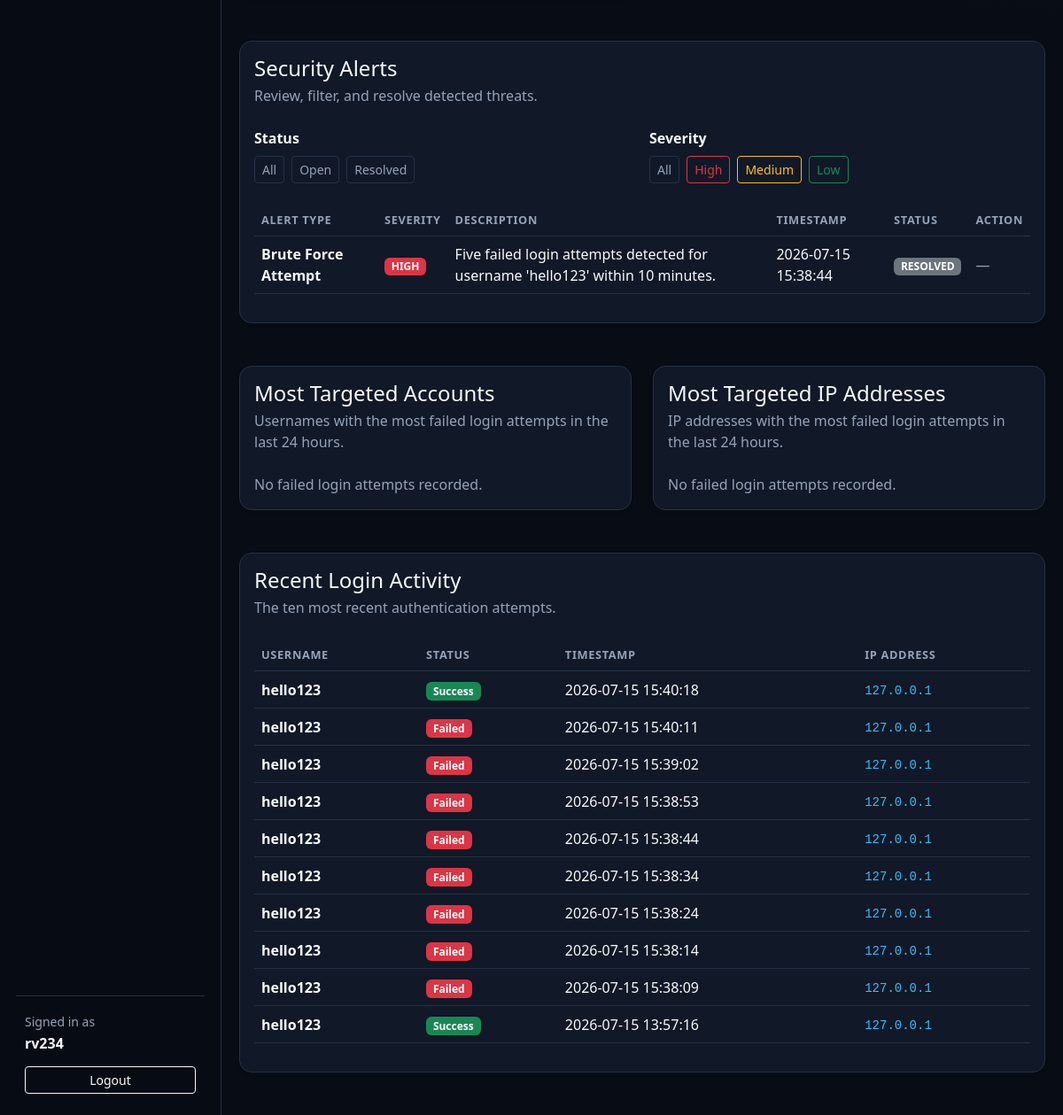
/dashboard (signed in, lower part), run on an earlier commit of the app's database.
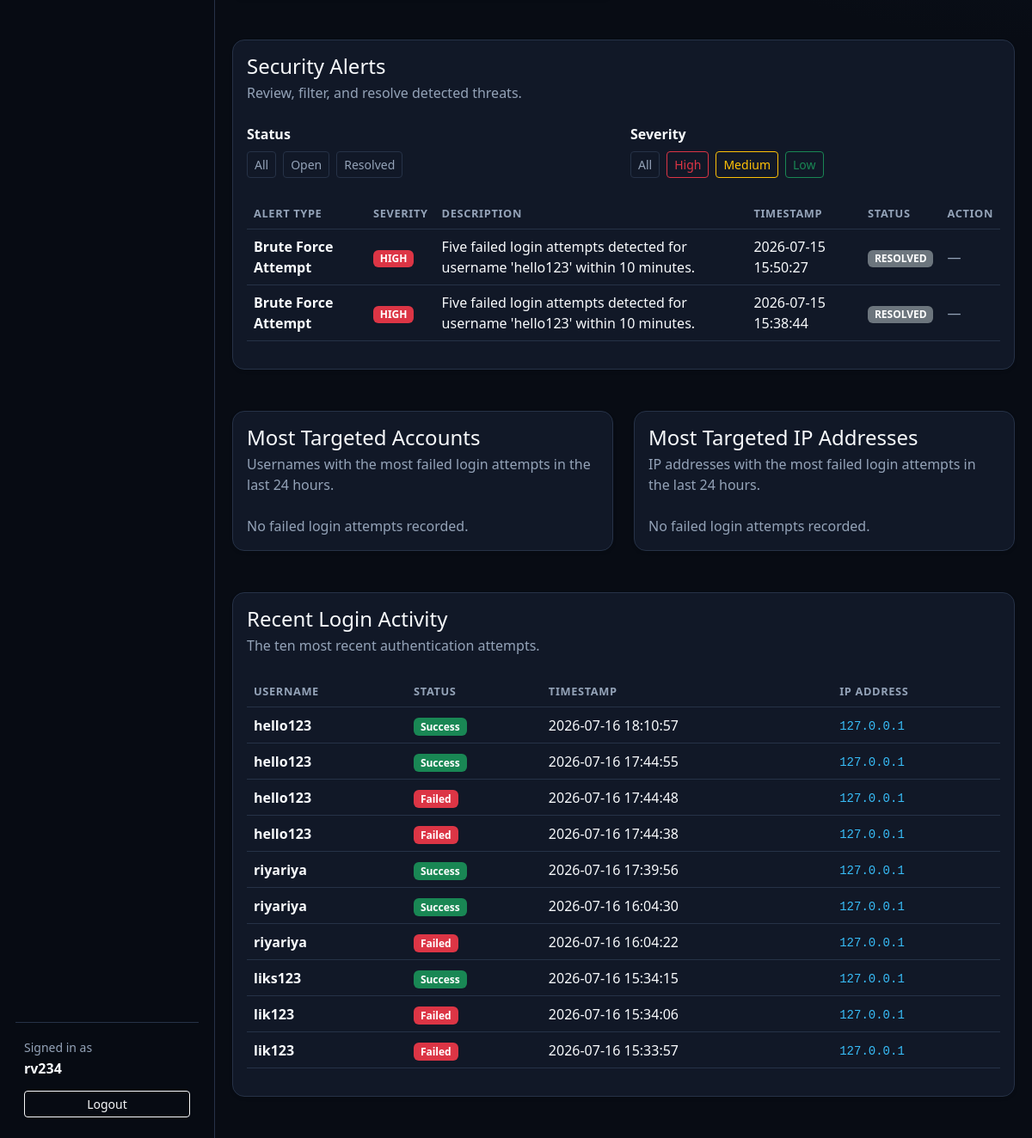
And on a later commit of the database.
### tables this page shows
CREATE TABLE security_alerts (
            id INTEGER PRIMARY KEY AUTOINCREMENT,
            alert_type TEXT NOT NULL,
            severity TEXT NOT NULL,
            description TEXT NOT NULL,
            timestamp DATETIME DEFAULT CURRENT_TIMESTAMP
        , status TEXT NOT NULL DEFAULT 'OPEN');

CREATE TABLE login_attempts (
            id INTEGER PRIMARY KEY AUTOINCREMENT,
            username TEXT NOT NULL,
            success INTEGER NOT NULL,
            timestamp DATETIME DEFAULT CURRENT_TIMESTAMP,
            ip_address TEXT NOT NULL
        );

### app.py (the view)
@app.route("/dashboard")
def dashboard():
    if "user_id" not in session:
        return redirect(url_for("login"))
    status_filter = request.args.get("status")
    severity_filter = request.args.get("severity")
    if status_filter not in ["OPEN", "RESOLVED"]:
        status_filter = None
    if severity_filter not in ["HIGH", "MEDIUM", "LOW"]:
        severity_filter = None
    attempts = get_recent_login_attempts()
    alerts = get_recent_security_alerts(
        status=status_filter,
        severity=severity_filter
    )
    stats = get_dashboard_stats()
    (
        chart_labels,
        successful_chart_data,
        failed_chart_data
    ) = get_login_activity_chart_data()
    threat_level = get_current_threat_level()
    top_usernames = get_top_targeted_usernames()
    top_ip_addresses = get_top_targeted_ip_addresses()
    alert_severity_labels, alert_severity_counts = get_alert_severity_distribution()
    return render_template(
        "dashboard.html",
        username=session["username"],
        attempts=attempts,
        alerts=alerts,
        stats=stats,
        status_filter=status_filter,
        severity_filter=severity_filter,
        chart_labels=chart_labels,
        successful_chart_data=successful_chart_data,
        failed_chart_data=failed_chart_data,
        threat_level=threat_level,
        top_usernames=top_usernames,
        top_ip_addresses=top_ip_addresses,
        alert_severity_labels=alert_severity_labels,
        alert_severity_counts=alert_severity_counts
    )

### templates/dashboard.html (shortened to what this page needs)
<!DOCTYPE html>
<html lang="en">
<head>
    <link
        href="https://cdn.jsdelivr.net/npm/bootstrap@5.3.7/dist/css/bootstrap.min.css"
        rel="stylesheet"
    >
    <link
        rel="stylesheet"
        href="{{ url_for('static', filename='style.css') }}"
    >
</head>
<body>
    <div class="app-layout">
        <aside class="sidebar">
            <div class="sidebar-footer">
                <div class="sidebar-user">
                    <span class="small text-secondary">
                        Signed in as
                    </span>
                    <strong>{{ username }}</strong>
                </div>
                <a
                    class="btn btn-outline-light btn-sm w-100"
                    href="{{ url_for('logout') }}"
                >
                    Logout
                </a>
            </div>
        </aside>
        <main class="main-content">
         <div class="row g-4">
            <div class="col-md-6">
            </div>
            <div class="col-md-6">
            </div>
        </div>
        <section id="security-alerts" class="card shadow-sm border-0 mb-5">
            <div class="card-body">
                <div
                    class="d-flex flex-column flex-lg-row
                           justify-content-between gap-3 mb-4"
                >
                    <div>
                        <h2 class="h4 mb-1">Security Alerts</h2>
                        <p class="text-secondary mb-0">
                            Review, filter, and resolve detected threats.
                        </p>
                    </div>
                </div>
                <div class="row g-3 mb-4">
                    <div class="col-12 col-lg-6">
                        <p class="fw-semibold mb-2">Status</p>
                        <div class="d-flex flex-wrap gap-2">
                            <a
                                class="btn btn-sm btn-outline-secondary"
                                href="{{ url_for(
                                    'dashboard',
                                    severity=severity_filter
                                ) }}"
                            >
                                All
                            </a>
                            <a
                                class="btn btn-sm btn-outline-secondary"
                                href="{{ url_for(
                                    'dashboard',
                                    status='OPEN',
                                    severity=severity_filter
                                ) }}"
                            >
                                Open
                            </a>
                            <a
                                class="btn btn-sm btn-outline-secondary"
                                href="{{ url_for(
                                    'dashboard',
                                    status='RESOLVED',
                                    severity=severity_filter
                                ) }}"
                            >
                                Resolved
                            </a>
                        </div>
                    </div>
                    <div class="col-12 col-lg-6">
                        <p class="fw-semibold mb-2">Severity</p>
                        <div class="d-flex flex-wrap gap-2">
                            <a
                                class="btn btn-sm btn-outline-secondary"
                                href="{{ url_for(
                                    'dashboard',
                                    status=status_filter
                                ) }}"
                            >
                                All
                            </a>
                            <a
                                class="btn btn-sm btn-outline-danger"
                                href="{{ url_for(
                                    'dashboard',
                                    status=status_filter,
                                    severity='HIGH'
                                ) }}"
                            >
                                High
                            </a>
                            <a
                                class="btn btn-sm btn-outline-warning"
                                href="{{ url_for(
                                    'dashboard',
                                    status=status_filter,
                                    severity='MEDIUM'
                                ) }}"
                            >
                                Medium
                            </a>
                            <a
                                class="btn btn-sm btn-outline-success"
                                href="{{ url_for(
                                    'dashboard',
                                    status=status_filter,
                                    severity='LOW'
                                ) }}"
                            >
                                Low
                            </a>
                        </div>
                    </div>
                </div>
                <div class="table-responsive">
                    <table class="table table-hover align-middle">
                        <thead>
                            <tr>
                                <th>Alert Type</th>
                                <th>Severity</th>
                                <th>Description</th>
                                <th>Timestamp</th>
                                <th>Status</th>
                                <th>Action</th>
                            </tr>
                        </thead>
                        <tbody>
                            {% for alert in alerts %}
                            <tr>
                                <td class="fw-semibold">
                                    {{ alert[1] }}
                                </td>
                                <td>
                                    {% if alert[2] == "HIGH" %}
                                        <span class="badge text-bg-danger">
                                            HIGH
                                        </span>
                                    {% elif alert[2] == "MEDIUM" %}
                                        <span class="badge text-bg-warning">
                                            MEDIUM
                                        </span>
                                    {% else %}
                                        <span class="badge text-bg-success">
                                            LOW
                                        </span>
                                    {% endif %}
                                </td>
                                <td>{{ alert[3] }}</td>
                                <td>{{ alert[4] }}</td>
                                <td>
                                    {% if alert[5] == "OPEN" %}
                                        <span class="badge text-bg-primary">
                                            OPEN
                                        </span>
                                    {% else %}
                                        <span class="badge text-bg-secondary">
                                            RESOLVED
                                        </span>
                                    {% endif %}
                                </td>
                                <td>
                                    {% if alert[5] == "OPEN" %}
                                        <form
                                            method="POST"
                                            action="{{ url_for(
                                                'resolve_alert',
                                                alert_id=alert[0]
                                            ) }}"
                                        >
                                            <button
                                                type="submit"
                                                class="btn btn-sm btn-dark"
                                            >
                                                Resolve
                                            </button>
                                        </form>
                                    {% else %}
                                        <span class="text-secondary">—</span>
                                    {% endif %}
                                </td>
                            </tr>
                            {% endfor %}
                        </tbody>
                    </table>
                </div>
            </div>
        </section>
        <div class="row g-4">
            <div class="col-md-6">
                <section id="analytics" class="card shadow-sm border-0 mb-5">
                    <div class="col-12">
                    <div class="card-body">
                        <div class="mb-4">
                            <h2 class="h4 mb-1">Most Targeted Accounts</h2>
                            <p class="text-secondary mb-0">
                                Usernames with the most failed login attempts in the last 24 hours.
                            </p>
                        </div>
                    {% for username in top_usernames %}
                        <div class="d-flex justify-content-between align-items-center py-3 border-bottom">
                            <span class="fw-semibold">
                                {{ username[0] }}
                            </span>
                            <span class="badge text-bg-danger">
                                {{ username[1] }} failed attempts
                            </span>
                        </div>
                    {% else %}
                        <p class="text-secondary mb-0">
                            No failed login attempts recorded.
                        </p>
                    {% endfor %}
                    </div>
                    </div>
                </section>
            </div>
            <div class="col-md-6">
                <section id="analytics" class="card shadow-sm border-0 mb-5">
                    <div class="col-12">
                    <div class = "card-body">
                        <div class="mb-4">
                            <h2 class="h4 mb-1">Most Targeted IP Addresses</h2>
                            <p class="text-secondary mb-0">
                                IP addresses with the most failed login attempts in the last 24 hours.
                            </p>
                        </div>
                    {% for ip_address in top_ip_addresses %}
                        <div class="d-flex justify-content-between align-items-center py-3 border-bottom">
                            <span class="fw-semibold">
                                {{ ip_address[0] }}
                            </span>
                            <span class="badge text-bg-danger">
                                {{ ip_address[1] }} failed attempts
                            </span>
                        </div>
                    {% else %}
                        <p class="text-secondary mb-0">
                            No failed login attempts recorded.
                        </p>
                    {% endfor %}
                    </div>
                    </div>
                </section>
            </div>
        </div>
        <section id = "login-activity" class="card shadow-sm border-0 mb-5">
            <div class="card-body">
                <div class="mb-4">
                    <h2 class="h4 mb-1">Recent Login Activity</h2>
                    <p class="text-secondary mb-0">
                        The ten most recent authentication attempts.
                    </p>
                </div>
                <div class="table-responsive">
                    <table class="table table-hover align-middle">
                        <thead>
                            <tr>
                                <th>Username</th>
                                <th>Status</th>
                                <th>Timestamp</th>
                                <th>IP Address</th>
                            </tr>
                        </thead>
                        <tbody>
                            {% for attempt in attempts %}
                            <tr>
                                <td class="fw-semibold">
                                    {{ attempt[0] }}
                                </td>
                                <td>
                                    {% if attempt[1] == 1 %}
                                        <span class="badge text-bg-success">
                                            Success
                                        </span>
                                    {% else %}
                                        <span class="badge text-bg-danger">
                                            Failed
                                        </span>
                                    {% endif %}
                                </td>
                                <td>{{ attempt[2] }}</td>
                                <td>
                                    <code>{{ attempt[3] }}</code>
                                </td>
                            </tr>
                            {% endfor %}
                        </tbody>
                    </table>
                </div>
            </div>
        </section>
        </main>
    </div>
</body>
</html>

What changed in the data, as far as the page shows it:
no longer on this page (row unchanged): login_attempts: username "hello123", success "Success", timestamp "2026-07-15 15:40:18", ip_address "127.0.0.1"
no longer on this page (row unchanged): login_attempts: username "hello123", success "Failed", timestamp "2026-07-15 15:40:11", ip_address "127.0.0.1"
no longer on this page (row unchanged): login_attempts: username "hello123", success "Failed", timestamp "2026-07-15 15:39:02", ip_address "127.0.0.1"
no longer on this page (row unchanged): login_attempts: username "hello123", success "Failed", timestamp "2026-07-15 15:38:53", ip_address "127.0.0.1"
no longer on this page (row unchanged): login_attempts: username "hello123", success "Failed", timestamp "2026-07-15 15:38:44", ip_address "127.0.0.1"
no longer on this page (row unchanged): login_attempts: username "hello123", success "Failed", timestamp "2026-07-15 15:38:34", ip_address "127.0.0.1"
no longer on this page (row unchanged): login_attempts: username "hello123", success "Failed", timestamp "2026-07-15 15:38:24", ip_address "127.0.0.1"
no longer on this page (row unchanged): login_attempts: username "hello123", success "Failed", timestamp "2026-07-15 15:38:14", ip_address "127.0.0.1"
no longer on this page (row unchanged): login_attempts: username "hello123", success "Failed", timestamp "2026-07-15 15:38:09", ip_address "127.0.0.1"
no longer on this page (row unchanged): login_attempts: username "hello123", success "Success", timestamp "2026-07-15 13:57:16", ip_address "127.0.0.1"
added security_alerts: alert_type "Brute Force Attempt", severity "HIGH", description "Five failed login attempts detected for username 'hello123' within 10 minutes.", timestamp "2026-07-15 15:50:27", status "RESOLVED"
added login_attempts: username "hello123", success "Success", timestamp "2026-07-16 18:10:57", ip_address "127.0.0.1"
added login_attempts: username "hello123", success "Success", timestamp "2026-07-16 17:44:55", ip_address "127.0.0.1"
added login_attempts: username "hello123", success "Failed", timestamp "2026-07-16 17:44:48", ip_address "127.0.0.1"
added login_attempts: username "hello123", success "Failed", timestamp "2026-07-16 17:44:38", ip_address "127.0.0.1"
added login_attempts: username "riyariya", success "Success", timestamp "2026-07-16 17:39:56", ip_address "127.0.0.1"
added login_attempts: username "riyariya", success "Success", timestamp "2026-07-16 16:04:30", ip_address "127.0.0.1"
added login_attempts: username "riyariya", success "Failed", timestamp "2026-07-16 16:04:22", ip_address "127.0.0.1"
added login_attempts: username "liks123", success "Success", timestamp "2026-07-16 15:34:15", ip_address "127.0.0.1"
added login_attempts: username "lik123", success "Failed", timestamp "2026-07-16 15:34:06", ip_address "127.0.0.1"
added login_attempts: username "lik123", success "Failed", timestamp "2026-07-16 15:33:57", ip_address "127.0.0.1"
